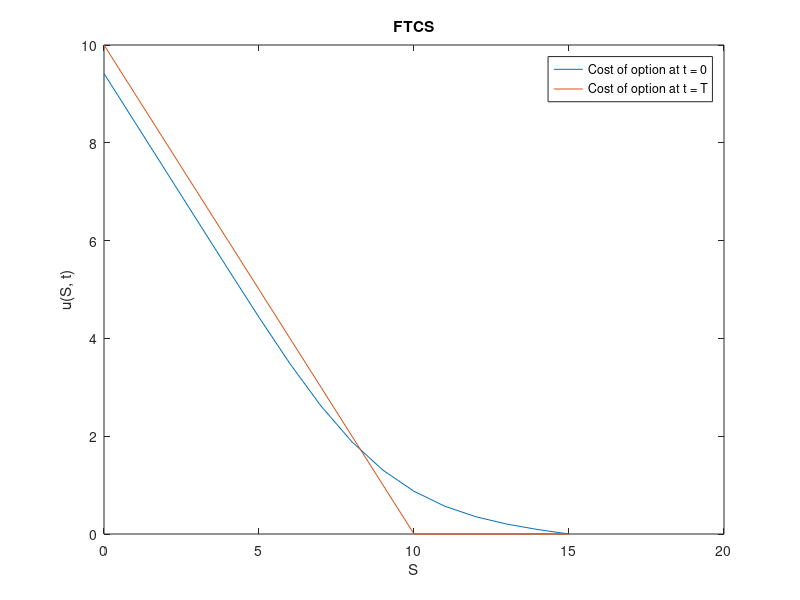
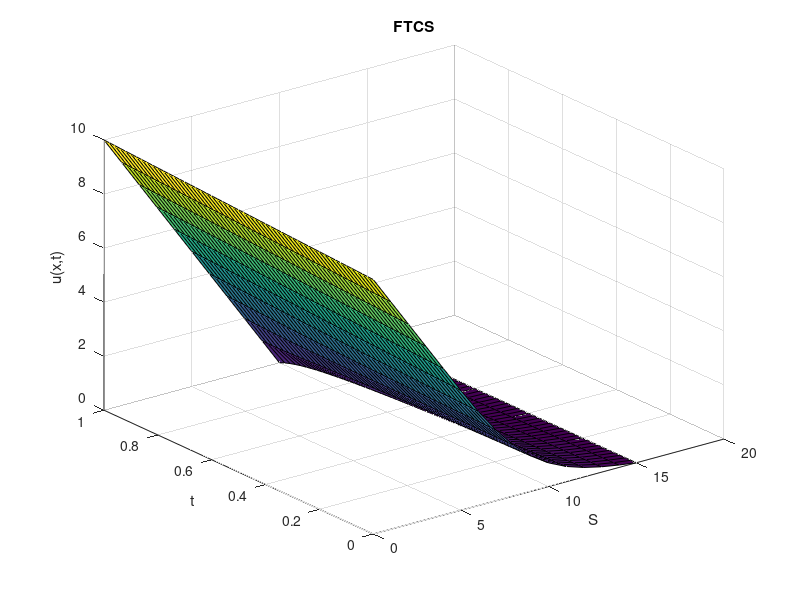

Reproduce these figures in MATLAB, in order. (Note: this script raises an error after producing the figures.)
function q2
	close all; clear; im_num = 1;
	% Terminal Condition flag
	isTerminal = true;

	T = 1;
	K = 10;
	r = 0.06;
	sig = 0.3;
	delta = 0;

	% Boundary
	S_min = 0;
	S_max = 15;

	h = 1;
	k = h^2/50;
	m = (S_max - S_min)/h;
	n = ceil(T/k);

	S = S_min:h:S_max;
	Time = 0:k:T;

	% Tau = T - t
	U = FTCS(T, K, r, sig, delta, S, Time, h, k, isTerminal);
	% size(Time), size(S), size(U)
	figure; plot(S, U(1, :)); hold on; plot(S, U(end, :)); hold off;
	legend('Cost of option at t = 0', 'Cost of option at t = T'); xlabel('S'); ylabel('u(S, t)'); title('FTCS');
	saveas(gcf, sprintf('plots/q2_%d.png', im_num)); im_num = im_num + 1;
	figure; surf(S, Time, U); xlabel('S'); ylabel('t'); zlabel('u(x,t)'); title('FTCS');
	saveas(gcf, sprintf('plots/q2_%d.png', im_num)); im_num = im_num + 1;
	
	Methods = {'Matlab Back-Slash', 'Gauss-Seidel', 'Jacobi', 'SOR'};
	for meth = 1:4
		U = BTCS(T, K, r, sig, delta, S, Time, h, k, isTerminal, Methods{meth});
		figure; plot(S, U(1, :)); hold on; plot(S, U(end, :)); hold off;
		legend('Cost of option at t = 0', 'Cost of option at t = T'); xlabel('S'); ylabel('u(S, t)'); title(sprintf('BTCS using %s method', Methods{meth}));
		saveas(gcf, sprintf('plots/q2_%d.png', im_num)); im_num = im_num + 1;
		figure; surf(S, Time, U); xlabel('S'); ylabel('t'); zlabel('u(S,t)'); title(sprintf('BTCS using %s method', Methods{meth}));
		saveas(gcf, sprintf('plots/q2_%d.png', im_num)); im_num = im_num + 1;
	end

	for meth = 1:4
		U = Crank(T, K, r, sig, delta, S, Time, h, k, isTerminal, Methods{meth});
		figure; plot(S, U(1, :)); hold on; plot(S, U(end, :)); hold off;
		legend('Cost of option at t = 0', 'Cost of option at t = T'); xlabel('S'); ylabel('u(S, t)'); title(sprintf('Crank-Nicolson using %s method', Methods{meth}));
		saveas(gcf, sprintf('plots/q2_%d.png', im_num)); im_num = im_num + 1;
		figure; surf(S, Time, U); xlabel('S'); ylabel('t'); zlabel('u(S,t)'); title(sprintf('Crank-Nicolson using %s method', Methods{meth}));
		saveas(gcf, sprintf('plots/q2_%d.png', im_num)); im_num = im_num + 1;
	end
end

function [y] = f(S, K)
	temp1 = zeros(size(S));
	temp2 = K - S;
	y = max([temp1; temp2]);
end

function [y] = g1(r, s, Tau, K)
	y = K*exp(-r.*Tau) - s;
end

function [y] = g2(r, s, Tau, K)
	y = 0;
end

function [y] = fa(sig, s)
	y = sig.^2 .* s.^2 / 2;
end

function [y] = fb(r, delta, s);
	y = (r - delta) .* s;
end

function [y] = fc(r)
	y = -r;
end

function [U] = FTCS(T, K, r, sig, delta, S, Tau, h, k, isTerminal)
	fprintf('\nRunning FTCS\n');
	m = length(S);
	n = length(Tau);
	U = zeros(n, m);

	if isTerminal
		k = -k;
	end

	U(1:end, 1) = g1(r, S(1), Tau, K);
	U(1:end, end) = g2(r, S(end), Tau, K);
	U(1, 1:end) = f(S, K);

	for i = 2:n
		for j = 2:m-1
			aa = fa(sig, S(j));
			bb = fb(r, delta, S(j));
			cc = fc(r);
			U(i, j) = (-aa*k/h^2 + 0.5*bb*k/h)*U(i-1,j-1) + (1 + 2*aa*k/h^2 - cc*k)*U(i-1,j) + (-aa*k/h^2 - 0.5*bb*k/h)*U(i-1,j+1);
		end
	end

	if isTerminal
		U = flipud(U);
	end
end

function [U] = BTCS(T, K, r, sig, delta, S, Tau, h, k, isTerminal, method)
	fprintf('\nRunning BTCS\n');
	fprintf('Using %s method\n', method);
	m = length(S);
	n = length(Tau);
	U = zeros(n, m);

	if isTerminal
		k = -k;
	end

	U(1:end, 1) = g1(r, S(1), Tau, K);
	U(1:end, end) = g2(r, S(end), Tau, K);
	U(1, 1:end) = f(S, K);

	for i = 2:n
		A = zeros(m, m);
		b = zeros(m, 1);

		aa = fa(sig, S);
		bb = fb(r, delta, S);
		cc = fc(r);

		A(1:m+1:end) = 1 - 2*aa*k/h^2 + cc*k;
		A(2:m+1:end) = aa(2:m)*k/h^2 - bb(2:m)*k/(2*h);
		A(m+1:m+1:end) = aa(1:m-1)*k/h^2 + bb(1:m-1)*k/(2*h);

		A(1,1) = 1;
		A(1,2) = 0;
		A(m,m) = 1;
		A(m,m-1) = 0;

		% norm(A)

		b(2:m-1) = U(i-1,2:m-1);
		b(1) = U(i,1);
		b(end) = U(i,end);

		if method(1) == 'B'
			U(i,:) = (A\b)';
		elseif method(1) == 'G'
			U(i,:) = gauss_seidel(A,b,1000,1e-5);
		elseif method(1) == 'J'
			U(i,:) = jacobi(A,b,1000,1e-5);
		else
			U(i,:) = sor(A,b,1000,1e-5);
		end			
			
	end

	if isTerminal
		U = flipud(U);
	end
end

function [U] = Crank(T, K, r, sig, delta, S, Tau, h, k, isTerminal, method)
	fprintf('\nRunning Crank Nicolson\n');
	fprintf('Using %s method\n', method);
	m = length(S);
	n = length(Tau);
	U = zeros(n, m);

	if isTerminal
		k = -k;
	end

	U(1:end, 1) = g1(r, S(1), Tau, K);
	U(1:end, end) = g2(r, S(end), Tau, K);
	U(1, 1:end) = f(S, K);

	for i = 2:n
		A = zeros(m, m);
		b = zeros(m, 1);

		aa = fa(sig, S);
		bb = fb(r, delta, S);
		cc = fc(r);

		A(1:m+1:end) = 2 - 2*aa*k/h^2 + cc*k;
		A(2:m+1:end) = aa(2:m)*k/h^2 - bb(2:m)*k/(2*h);
		A(m+1:m+1:end) = aa(1:m-1)*k/h^2 + bb(1:m-1)*k/(2*h);

		A(1,1) = 1;
		A(1,2) = 0;
		A(m,m) = 1;
		A(m,m-1) = 0;

		b(2:m-1) = (-aa(2:m-1)*k/h^2 + bb(2:m-1)*k/(2*h)) .* U(i-1,1:m-2) ...
					+ (2 + 2*aa(2:m-1)*k/h^2 - cc*k) .* U(i-1,2:m-1) ...
					+ (-aa(2:m-1)*k/h^2 - bb(2:m-1)*k/(2*h)) .* U(i-1,3:m);
		b(1) = U(i,1);
		b(end) = U(i,end);

		if method(1) == 'B'
			U(i,:) = (A\b)';
		elseif method(1) == 'G'
			U(i,:) = gauss_seidel(A,b,1000,1e-5);
		elseif method(1) == 'J'
			U(i,:) = jacobi(A,b,1000,1e-5);
		else
			U(i,:) = sor(A,b,1000,1e-5);
		end	
	end

	if isTerminal
		U = flipud(U);
	end
end